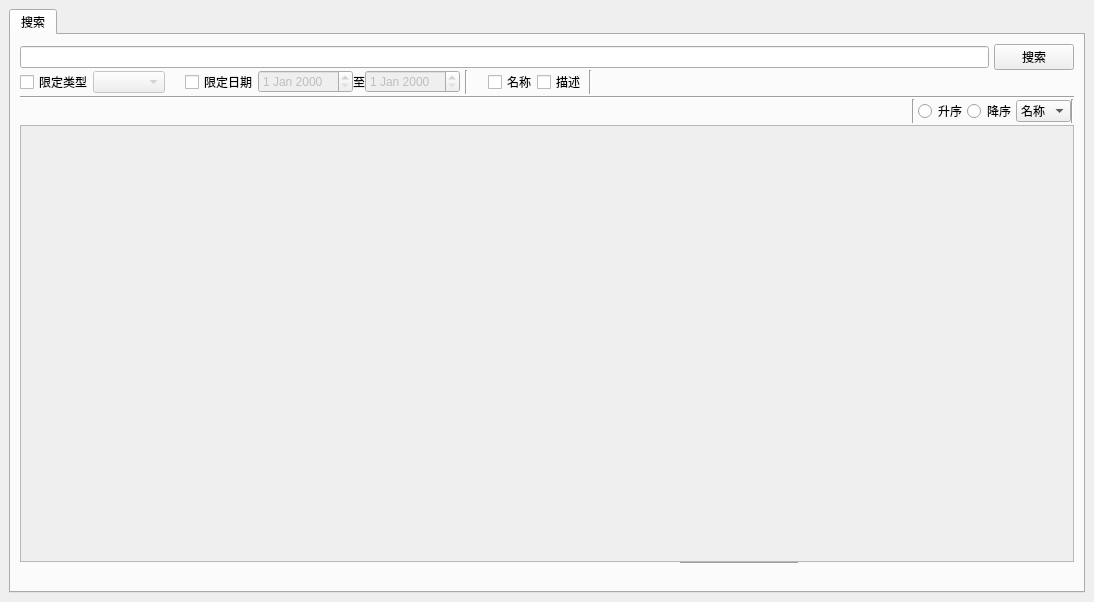
<?xml version="1.0" encoding="UTF-8"?>
<ui version="4.0">
 <class>SearchWindow</class>
 <widget class="QMainWindow" name="SearchWindow">
  <property name="geometry">
   <rect>
    <x>0</x>
    <y>0</y>
    <width>1094</width>
    <height>602</height>
   </rect>
  </property>
  <property name="windowTitle">
   <string>搜索</string>
  </property>
  <widget class="QWidget" name="centralwidget">
   <layout class="QVBoxLayout" name="verticalLayout">
    <item>
     <widget class="QTabWidget" name="tabWidget">
      <property name="currentIndex">
       <number>0</number>
      </property>
      <widget class="QWidget" name="searchTab">
       <property name="sizePolicy">
        <sizepolicy hsizetype="Preferred" vsizetype="Expanding">
         <horstretch>0</horstretch>
         <verstretch>0</verstretch>
        </sizepolicy>
       </property>
       <attribute name="title">
        <string>搜索</string>
       </attribute>
       <layout class="QVBoxLayout" name="verticalLayout_3">
        <property name="spacing">
         <number>0</number>
        </property>
        <item>
         <layout class="QHBoxLayout" name="horizontalLayout">
          <item>
           <widget class="QLineEdit" name="lineEdit">
            <property name="sizePolicy">
             <sizepolicy hsizetype="Expanding" vsizetype="Fixed">
              <horstretch>0</horstretch>
              <verstretch>0</verstretch>
             </sizepolicy>
            </property>
            <property name="minimumSize">
             <size>
              <width>400</width>
              <height>0</height>
             </size>
            </property>
           </widget>
          </item>
          <item>
           <spacer name="horizontalSpacer_7">
            <property name="orientation">
             <enum>Qt::Horizontal</enum>
            </property>
            <property name="sizeType">
             <enum>QSizePolicy::Fixed</enum>
            </property>
            <property name="sizeHint" stdset="0">
             <size>
              <width>5</width>
              <height>20</height>
             </size>
            </property>
           </spacer>
          </item>
          <item>
           <widget class="QPushButton" name="searchButton">
            <property name="sizePolicy">
             <sizepolicy hsizetype="Fixed" vsizetype="Fixed">
              <horstretch>0</horstretch>
              <verstretch>0</verstretch>
             </sizepolicy>
            </property>
            <property name="text">
             <string>搜索</string>
            </property>
           </widget>
          </item>
         </layout>
        </item>
        <item>
         <layout class="QHBoxLayout" name="horizontalLayout_2">
          <item>
           <widget class="QCheckBox" name="checkBoxType">
            <property name="sizePolicy">
             <sizepolicy hsizetype="Fixed" vsizetype="Fixed">
              <horstretch>0</horstretch>
              <verstretch>0</verstretch>
             </sizepolicy>
            </property>
            <property name="text">
             <string>限定类型</string>
            </property>
           </widget>
          </item>
          <item>
           <widget class="XComboBox" name="comboBoxType">
            <property name="enabled">
             <bool>false</bool>
            </property>
           </widget>
          </item>
          <item>
           <spacer name="horizontalSpacer_2">
            <property name="orientation">
             <enum>Qt::Horizontal</enum>
            </property>
            <property name="sizeType">
             <enum>QSizePolicy::Fixed</enum>
            </property>
            <property name="sizeHint" stdset="0">
             <size>
              <width>20</width>
              <height>20</height>
             </size>
            </property>
           </spacer>
          </item>
          <item>
           <widget class="QCheckBox" name="checkBoxDate">
            <property name="sizePolicy">
             <sizepolicy hsizetype="Fixed" vsizetype="Fixed">
              <horstretch>0</horstretch>
              <verstretch>0</verstretch>
             </sizepolicy>
            </property>
            <property name="text">
             <string>限定日期</string>
            </property>
           </widget>
          </item>
          <item>
           <widget class="QDateEdit" name="dateEditFrom">
            <property name="enabled">
             <bool>false</bool>
            </property>
            <property name="sizePolicy">
             <sizepolicy hsizetype="Fixed" vsizetype="Fixed">
              <horstretch>0</horstretch>
              <verstretch>0</verstretch>
             </sizepolicy>
            </property>
           </widget>
          </item>
          <item>
           <widget class="QLabel" name="label_2">
            <property name="sizePolicy">
             <sizepolicy hsizetype="Fixed" vsizetype="Preferred">
              <horstretch>0</horstretch>
              <verstretch>0</verstretch>
             </sizepolicy>
            </property>
            <property name="text">
             <string>至</string>
            </property>
           </widget>
          </item>
          <item>
           <widget class="QDateEdit" name="dateEditTo">
            <property name="enabled">
             <bool>false</bool>
            </property>
            <property name="sizePolicy">
             <sizepolicy hsizetype="Fixed" vsizetype="Fixed">
              <horstretch>0</horstretch>
              <verstretch>0</verstretch>
             </sizepolicy>
            </property>
           </widget>
          </item>
          <item>
           <spacer name="horizontalSpacer_8">
            <property name="orientation">
             <enum>Qt::Horizontal</enum>
            </property>
            <property name="sizeType">
             <enum>QSizePolicy::Fixed</enum>
            </property>
            <property name="sizeHint" stdset="0">
             <size>
              <width>5</width>
              <height>20</height>
             </size>
            </property>
           </spacer>
          </item>
          <item>
           <widget class="Line" name="line_2">
            <property name="orientation">
             <enum>Qt::Vertical</enum>
            </property>
           </widget>
          </item>
          <item>
           <spacer name="horizontalSpacer_3">
            <property name="orientation">
             <enum>Qt::Horizontal</enum>
            </property>
            <property name="sizeType">
             <enum>QSizePolicy::Fixed</enum>
            </property>
            <property name="sizeHint" stdset="0">
             <size>
              <width>20</width>
              <height>20</height>
             </size>
            </property>
           </spacer>
          </item>
          <item>
           <widget class="QCheckBox" name="checkBoxName">
            <property name="sizePolicy">
             <sizepolicy hsizetype="Fixed" vsizetype="Fixed">
              <horstretch>0</horstretch>
              <verstretch>0</verstretch>
             </sizepolicy>
            </property>
            <property name="text">
             <string>名称</string>
            </property>
            <property name="tristate">
             <bool>false</bool>
            </property>
           </widget>
          </item>
          <item>
           <widget class="QCheckBox" name="checkBoxDes">
            <property name="sizePolicy">
             <sizepolicy hsizetype="Fixed" vsizetype="Fixed">
              <horstretch>0</horstretch>
              <verstretch>0</verstretch>
             </sizepolicy>
            </property>
            <property name="text">
             <string>描述</string>
            </property>
           </widget>
          </item>
          <item>
           <spacer name="horizontalSpacer_9">
            <property name="orientation">
             <enum>Qt::Horizontal</enum>
            </property>
            <property name="sizeType">
             <enum>QSizePolicy::Fixed</enum>
            </property>
            <property name="sizeHint" stdset="0">
             <size>
              <width>3</width>
              <height>20</height>
             </size>
            </property>
           </spacer>
          </item>
          <item>
           <widget class="Line" name="line_3">
            <property name="orientation">
             <enum>Qt::Vertical</enum>
            </property>
           </widget>
          </item>
          <item>
           <spacer name="horizontalSpacer">
            <property name="orientation">
             <enum>Qt::Horizontal</enum>
            </property>
            <property name="sizeHint" stdset="0">
             <size>
              <width>40</width>
              <height>20</height>
             </size>
            </property>
           </spacer>
          </item>
         </layout>
        </item>
        <item>
         <spacer name="verticalSpacer">
          <property name="orientation">
           <enum>Qt::Vertical</enum>
          </property>
          <property name="sizeType">
           <enum>QSizePolicy::Fixed</enum>
          </property>
          <property name="sizeHint" stdset="0">
           <size>
            <width>20</width>
            <height>2</height>
           </size>
          </property>
         </spacer>
        </item>
        <item>
         <widget class="Line" name="line_6">
          <property name="orientation">
           <enum>Qt::Horizontal</enum>
          </property>
         </widget>
        </item>
        <item>
         <layout class="QHBoxLayout" name="horizontalLayout_3">
          <item>
           <spacer name="horizontalSpacer_11">
            <property name="orientation">
             <enum>Qt::Horizontal</enum>
            </property>
            <property name="sizeType">
             <enum>QSizePolicy::Fixed</enum>
            </property>
            <property name="sizeHint" stdset="0">
             <size>
              <width>3</width>
              <height>20</height>
             </size>
            </property>
           </spacer>
          </item>
          <item>
           <spacer name="horizontalSpacer_4">
            <property name="orientation">
             <enum>Qt::Horizontal</enum>
            </property>
            <property name="sizeHint" stdset="0">
             <size>
              <width>40</width>
              <height>20</height>
             </size>
            </property>
           </spacer>
          </item>
          <item>
           <widget class="Line" name="line_4">
            <property name="orientation">
             <enum>Qt::Vertical</enum>
            </property>
           </widget>
          </item>
          <item>
           <spacer name="horizontalSpacer_10">
            <property name="orientation">
             <enum>Qt::Horizontal</enum>
            </property>
            <property name="sizeType">
             <enum>QSizePolicy::Fixed</enum>
            </property>
            <property name="sizeHint" stdset="0">
             <size>
              <width>3</width>
              <height>20</height>
             </size>
            </property>
           </spacer>
          </item>
          <item>
           <widget class="QRadioButton" name="radioButtonAsc">
            <property name="text">
             <string>升序</string>
            </property>
           </widget>
          </item>
          <item>
           <widget class="QRadioButton" name="radioButtonDesc">
            <property name="text">
             <string>降序</string>
            </property>
           </widget>
          </item>
          <item>
           <widget class="QComboBox" name="comboBoxOrder">
            <property name="sizePolicy">
             <sizepolicy hsizetype="Fixed" vsizetype="Fixed">
              <horstretch>0</horstretch>
              <verstretch>0</verstretch>
             </sizepolicy>
            </property>
            <item>
             <property name="text">
              <string>名称</string>
             </property>
            </item>
            <item>
             <property name="text">
              <string>价格</string>
             </property>
            </item>
           </widget>
          </item>
          <item>
           <widget class="Line" name="line_7">
            <property name="orientation">
             <enum>Qt::Vertical</enum>
            </property>
           </widget>
          </item>
         </layout>
        </item>
        <item>
         <spacer name="verticalSpacer_2">
          <property name="orientation">
           <enum>Qt::Vertical</enum>
          </property>
          <property name="sizeType">
           <enum>QSizePolicy::Fixed</enum>
          </property>
          <property name="sizeHint" stdset="0">
           <size>
            <width>20</width>
            <height>2</height>
           </size>
          </property>
         </spacer>
        </item>
        <item>
         <widget class="QStackedWidget" name="stackedWidget">
          <property name="currentIndex">
           <number>0</number>
          </property>
          <widget class="QWidget" name="page_3">
           <layout class="QGridLayout" name="gridLayout_3">
            <property name="leftMargin">
             <number>0</number>
            </property>
            <property name="topMargin">
             <number>0</number>
            </property>
            <property name="rightMargin">
             <number>0</number>
            </property>
            <property name="bottomMargin">
             <number>0</number>
            </property>
            <property name="horizontalSpacing">
             <number>0</number>
            </property>
            <item row="1" column="0">
             <widget class="QScrollArea" name="scrollArea">
              <property name="sizePolicy">
               <sizepolicy hsizetype="Minimum" vsizetype="Minimum">
                <horstretch>0</horstretch>
                <verstretch>0</verstretch>
               </sizepolicy>
              </property>
              <property name="widgetResizable">
               <bool>true</bool>
              </property>
              <widget class="QWidget" name="scrollAreaWidgetContents">
               <property name="geometry">
                <rect>
                 <x>0</x>
                 <y>0</y>
                 <width>1050</width>
                 <height>438</height>
                </rect>
               </property>
               <property name="sizePolicy">
                <sizepolicy hsizetype="Preferred" vsizetype="Expanding">
                 <horstretch>0</horstretch>
                 <verstretch>0</verstretch>
                </sizepolicy>
               </property>
               <property name="minimumSize">
                <size>
                 <width>0</width>
                 <height>0</height>
                </size>
               </property>
              </widget>
             </widget>
            </item>
           </layout>
          </widget>
          <widget class="QWidget" name="page_4">
           <layout class="QGridLayout" name="gridLayout_5">
            <property name="leftMargin">
             <number>0</number>
            </property>
            <property name="topMargin">
             <number>0</number>
            </property>
            <property name="rightMargin">
             <number>0</number>
            </property>
            <property name="bottomMargin">
             <number>0</number>
            </property>
            <property name="horizontalSpacing">
             <number>0</number>
            </property>
            <item row="0" column="0">
             <widget class="QTableView" name="tableView"/>
            </item>
           </layout>
          </widget>
         </widget>
        </item>
        <item>
         <widget class="PageNavigator" name="pageNavigate" native="true">
          <property name="sizePolicy">
           <sizepolicy hsizetype="Expanding" vsizetype="Fixed">
            <horstretch>0</horstretch>
            <verstretch>0</verstretch>
           </sizepolicy>
          </property>
          <property name="minimumSize">
           <size>
            <width>0</width>
            <height>20</height>
           </size>
          </property>
          <widget class="Line" name="line_5">
           <property name="geometry">
            <rect>
             <x>660</x>
             <y>0</y>
             <width>118</width>
             <height>3</height>
            </rect>
           </property>
           <property name="orientation">
            <enum>Qt::Horizontal</enum>
           </property>
          </widget>
         </widget>
        </item>
       </layout>
      </widget>
     </widget>
    </item>
   </layout>
  </widget>
 </widget>
 <customwidgets>
  <customwidget>
   <class>PageNavigator</class>
   <extends>QWidget</extends>
   <header>pagenavigator/pagenavigator.h</header>
   <container>1</container>
  </customwidget>
  <customwidget>
   <class>XComboBox</class>
   <extends>QComboBox</extends>
   <header>xcombobox/xcombobox.h</header>
  </customwidget>
 </customwidgets>
 <resources/>
 <connections/>
</ui>
